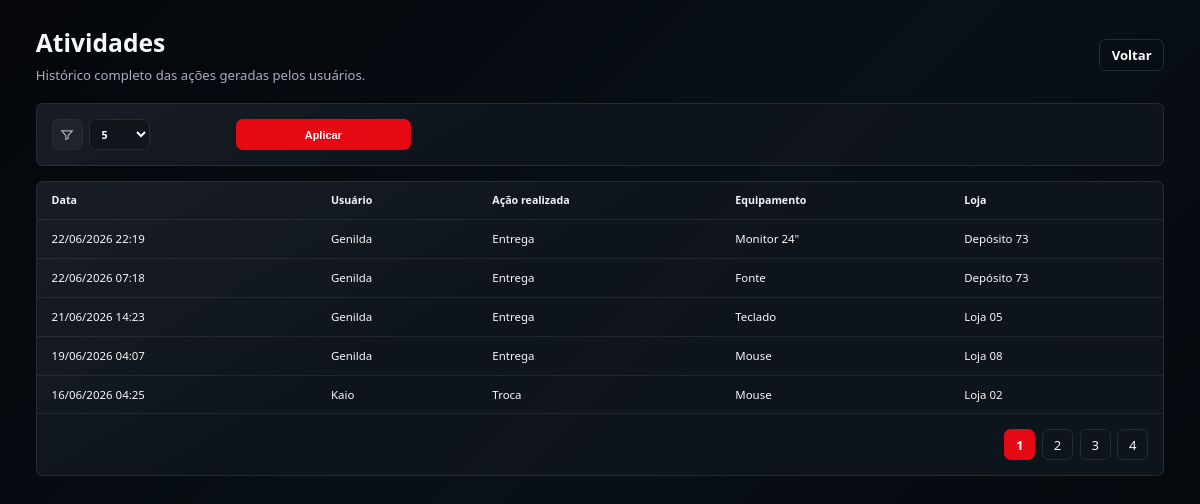
The page /admin/atividades.php (signed in) on the database its author committed.
### tables this page shows
CREATE TABLE `movimentacoes` (
  `id` int(11) NOT NULL AUTO_INCREMENT,
  `tipo` varchar(50) NOT NULL,
  `produto_id` int(11) DEFAULT NULL,
  `item_id` int(11) DEFAULT NULL,
  `loja_id` int(11) DEFAULT NULL,
  `setor_id` int(11) DEFAULT NULL,
  `funcionario_id` int(11) DEFAULT NULL,
  `solicitante_nome` varchar(150) DEFAULT NULL,
  `quantidade` int(11) NOT NULL DEFAULT 1,
  `status` varchar(30) NOT NULL DEFAULT 'Pendente',
  `justificativa` text DEFAULT NULL,
  `usuario_id` int(11) NOT NULL,
  `descricao` text DEFAULT NULL,
  `data_movimentacao` datetime DEFAULT current_timestamp(),
  `data_conclusao` datetime DEFAULT NULL,
  PRIMARY KEY (`id`)
);

### admin/atividades.php (the view, shortened to what this page needs)
<?php
require_once __DIR__ . '/admin_helpers.php';
$pdo = getConnection();
$allowedLimits = [5, 10, 20, 30, 50];
$perPage = (int) ($_GET['limite'] ?? 5);
$perPage = in_array($perPage, $allowedLimits, true) ? $perPage : 5;
$page = max(1, (int) ($_GET['pagina'] ?? 1));
$offset = ($page - 1) * $perPage;
$baseSql = "
    FROM movimentacoes m
    LEFT JOIN usuarios u ON u.id = m.usuario_id
    LEFT JOIN produtos p ON p.id = m.produto_id
    LEFT JOIN lojas l ON l.id = m.loja_id
";
$total = (int) $pdo->query("SELECT COUNT(*) {$baseSql}")->fetchColumn();
$totalPages = (int) ceil($total / $perPage);
$stmt = $pdo->prepare("
    SELECT
        m.data_movimentacao,
        COALESCE(u.nome, '-') AS usuario,
        m.tipo,
        COALESCE(p.nome, '-') AS equipamento,
        COALESCE(l.nome, '-') AS loja
    {$baseSql}
    ORDER BY m.data_movimentacao DESC
    LIMIT :limit OFFSET :offset
");
$stmt->bindValue(':limit', $perPage, PDO::PARAM_INT);
$stmt->bindValue(':offset', $offset, PDO::PARAM_INT);
$stmt->execute();
$atividades = $stmt->fetchAll();
?>
<section class="top">
    <div>
        <h1>Atividades</h1>
        <p>Histórico completo das ações geradas pelos usuários.</p>
    </div>
    <a class="btn" href="dashboard.php">Voltar</a>
</section>
<form class="panel filters" method="GET">
    <label class="limit-control" aria-label="Quantidade de registros"><span class="filter-icon" aria-hidden="true"><svg viewBox="0 0 24 24" fill="none" stroke="currentColor" stroke-width="2"><path d="M3 5h18l-7 8v5l-4 2v-7L3 5Z"/></svg></span>
        <select name="limite" onchange="this.form.submit()">
            <?php foreach ($allowedLimits as $limit): ?>
                <option value="<?php echo $limit; ?>" <?php echo $perPage === $limit ? 'selected' : ''; ?>><?php echo $limit; ?></option>
            <?php endforeach; ?>
        </select>
    </label>
    <button class="btn primary" type="submit">Aplicar</button>
</form>
<section class="panel">
    <?php if (empty($atividades)): ?>
        <div class="empty">Nenhuma atividade registrada.</div>
    <?php else: ?>
        <div class="table-wrap">
            <table>
                <thead>
                    <tr>
                        <th>Data</th>
                        <th>Usuário</th>
                        <th>Ação realizada</th>
                        <th>Equipamento</th>
                        <th>Loja</th>
                    </tr>
                </thead>
                <tbody>
                    <?php foreach ($atividades as $row): ?>
                        <tr>
                            <td><?php echo e(date('d/m/Y H:i', strtotime((string) $row['data_movimentacao']))); ?></td>
                            <td><?php echo e($row['usuario']); ?></td>
                            <td><?php echo e($row['tipo']); ?></td>
                            <td><?php echo e($row['equipamento']); ?></td>
                            <td><?php echo e($row['loja']); ?></td>
                        </tr>
                    <?php endforeach; ?>
                </tbody>
            </table>
        </div>
    <?php endif; ?>
    <?php if ($totalPages > 1): ?>
        <nav class="pagination" aria-label="Paginação">
            <?php for ($i = 1; $i <= $totalPages; $i++): ?>
                <?php if ($i === $page): ?>
                    <span class="active"><?php echo $i; ?></span>
                <?php else: ?>
                    <a href="<?php echo e(pageUrl(['pagina' => $i])); ?>"><?php echo $i; ?></a>
                <?php endif; ?>
            <?php endfor; ?>
        </nav>
    <?php endif; ?>
</section>

### admin/admin_helpers.php (style rules this page uses)
:root { --bg: #05080c; --panel: #10151c; --line: #242c37; --text: #f7f8fb; --muted: #a7b0be; --red: #e50914; --green: #27b84d; --radius: 8px; }
* { box-sizing: border-box; }
body { margin: 0; min-height: 100vh; color: var(--text); font-family: "Segoe UI", Arial, sans-serif; background: linear-gradient(135deg, #040609 0%, #081018 52%, #05070b 100%); animation: pageFadeIn .26s ease both; transition: opacity .26s ease, transform .26s ease; }
@media (min-width: 1024px) { body { zoom: .82; } }
a { color: inherit; text-decoration: none; }
.top { display: flex; justify-content: space-between; align-items: center; gap: 16px; margin-bottom: 24px; }
.top h1 { margin: 0 0 8px; font-size: 30px; }
.top p { margin: 0; color: var(--muted); }
.btn { min-height: 38px; display: inline-flex; align-items: center; justify-content: center; border: 1px solid var(--line); border-radius: var(--radius); background: transparent; color: #fff; padding: 0 14px; font-weight: 700; cursor: pointer; }
.btn.primary { background: var(--red); border-color: var(--red); }
.panel { background: linear-gradient(150deg, rgba(255, 255, 255, .045), transparent 40%), rgba(17, 22, 30, .88); border: 1px solid var(--line); border-radius: var(--radius); overflow: hidden; margin-bottom: 18px; }
.filters { display: grid; grid-template-columns: repeat(6, minmax(140px, 1fr)); gap: 12px; padding: 18px; }
label { display: grid; gap: 6px; color: #f4f6fa; font-size: 13px; font-weight: 700; }
input, select { height: 38px; border: 1px solid var(--line); border-radius: var(--radius); background: #10151c; color: #fff; padding: 0 10px; font: inherit; }
.limit-control { display: flex; align-items: center; gap: 8px; align-self: end; }
.limit-control .filter-icon { width: 38px; height: 38px; flex: 0 0 38px; display: grid; place-items: center; border: 1px solid var(--line); border-radius: var(--radius); background: rgba(255, 255, 255, .035); color: var(--muted); }
.limit-control .filter-icon svg { width: 17px; height: 17px; }
.limit-control select { width: 74px; min-width: 74px; }
.table-wrap { overflow-x: auto; }
table { width: 100%; border-collapse: collapse; min-width: 860px; }
th, td { text-align: left; padding: 14px 18px; border-bottom: 1px solid rgba(255, 255, 255, .08); white-space: nowrap; }
th { font-size: 13px; color: #f1f4f8; }
td { font-size: 14px; }
.pagination { display: flex; gap: 8px; padding: 18px; justify-content: flex-end; }
.pagination a, .pagination span { min-width: 38px; height: 38px; display: grid; place-items: center; border: 1px solid var(--line); border-radius: var(--radius); }
.pagination .active { background: var(--red); border-color: var(--red); font-weight: 800; }

### rows shown on the page
movimentacoes: data_movimentacao "22/06/2026 22:19", usuario "Genilda", tipo "Entrega", equipamento "Monitor 24\"", loja "Depósito 73"
movimentacoes: data_movimentacao "22/06/2026 07:18", usuario "Genilda", tipo "Entrega", equipamento "Fonte", loja "Depósito 73"
movimentacoes: data_movimentacao "21/06/2026 14:23", usuario "Genilda", tipo "Entrega", equipamento "Teclado", loja "Loja 05"
movimentacoes: data_movimentacao "19/06/2026 04:07", usuario "Genilda", tipo "Entrega", equipamento "Mouse", loja "Loja 08"
movimentacoes: data_movimentacao "16/06/2026 04:25", usuario "Kaio", tipo "Troca", equipamento "Mouse", loja "Loja 02"

### other values the page prints
form field limite "5"
